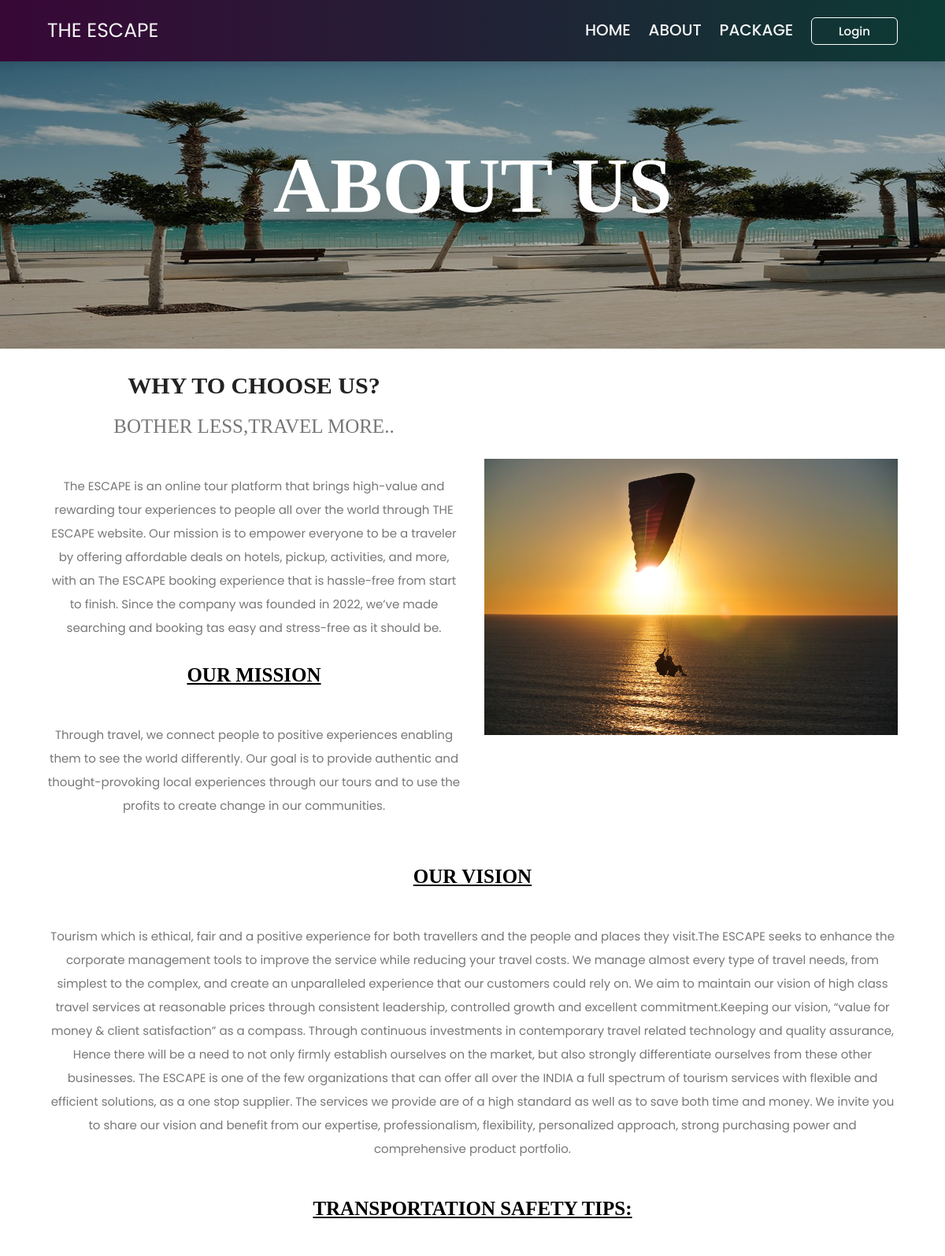
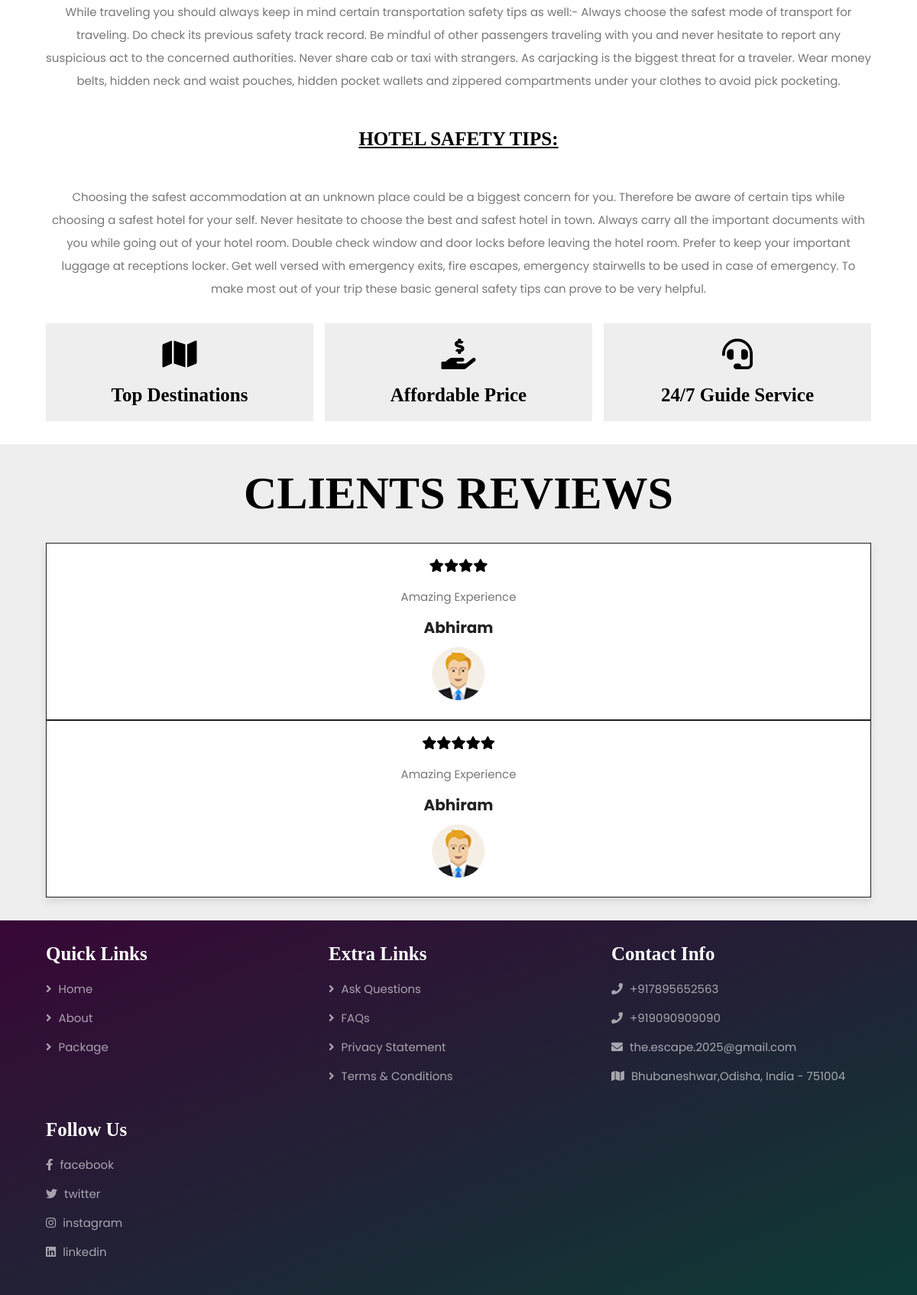
/About.php, run on the app's committed database (2 pictures, top to bottom).
### tables this page shows
CREATE TABLE `feedback_details` (
  `Feedback_id` int(15) NOT NULL,
  `Book_id` int(15) NOT NULL,
  `Feedback` varchar(256) NOT NULL,
  `Ratings` int(10) NOT NULL,
  `Status` int(15) NOT NULL
);

CREATE TABLE `book_details` (
  `Book_Id` int(15) NOT NULL,
  `Traveller_Name` varchar(256) NOT NULL,
  `Mail_id` varchar(256) NOT NULL,
  `Ph_No` bigint(15) NOT NULL,
  `Customer_id` int(15) NOT NULL,
  `Address` varchar(256) NOT NULL,
  `Adhaar_id` bigint(25) NOT NULL,
  `Guest_No` int(15) NOT NULL,
  `Pkg_id` int(15) NOT NULL,
  `Book_Date` date NOT NULL,
  `Checkin_Date` date NOT NULL,
  `Checkout_Date` date NOT NULL,
  `total_price` int(20) NOT NULL,
  `Payment_Status` int(15) NOT NULL DEFAULT 0,
  `Status` int(15) NOT NULL
);

### About.php (the view, shortened to what this page needs)
<?php
   include('Conn.php');
?>
<!DOCTYPE html>
<html lang="en">
<head>
   <link rel="stylesheet" href="https://unpkg.com/swiper@7/swiper-bundle.min.css" />
   <link rel="stylesheet" href="https://cdnjs.cloudflare.com/ajax/libs/font-awesome/5.15.4/css/all.min.css">
   <link rel="stylesheet" href="css/style.css">
</head>
<body>
<?php include('Header.php'); ?>
<div class="heading" style="background:url(images/header-bg-1.jpg) no-repeat">
   <h1 style="font-family: 'Times New Roman', Times, serif;">about us</h1>
</div>
<section class="about">
   <div class="content">
      <h3 style="font-size: 3rem;font-family: 'Times New Roman', Times, serif">WHY TO CHOOSE US?</h3>
      <p style="font-size: 2.5rem;;font-family: 'Times New Roman', Times, serif">BOTHER LESS,TRAVEL MORE..</p><br>
      <p>The ESCAPE is an online tour platform that brings high-value and rewarding tour experiences to people all over the world through THE ESCAPE website.
      Our mission is to empower everyone to be a traveler by offering affordable deals on hotels, pickup, activities, and more, with an The ESCAPE booking experience that is hassle-free from start to finish.
      Since the  company was founded in 2022, we’ve made searching and booking tas easy and stress-free as it should be.</p>
      <p style="font-size: 2.5rem;font-weight:bold;color:black;text-decoration:underline;;font-family: 'Times New Roman', Times, serif">OUR MISSION</p><br>
      <p>Through travel, we connect people to positive experiences enabling them to see the world differently.
      Our goal is to provide authentic and thought-provoking local experiences through our tours and to use the profits to create change in our communities.</p>
   </div>
   <div class="image">
      <img src="images/para1.jpg" alt="">
   </div>
   <div class="content">
      <p style="font-size: 2.5rem;font-weight:bold;color:black;text-decoration:underline;;font-family: 'Times New Roman', Times, serif">OUR VISION</p><br>
      <p>Tourism which is ethical, fair and a positive experience for both travellers and the people and places they visit.The ESCAPE seeks to enhance the corporate management tools to improve the service while reducing your travel costs. We manage almost every type of travel needs, from simplest to the complex, and create an unparalleled experience that our customers could rely on. We aim to maintain our vision of high class travel services at reasonable prices through consistent leadership, controlled growth and excellent commitment.Keeping our vision, “value for money & client satisfaction” as a compass. Through continuous investments in contemporary travel related technology and quality assurance,
      Hence there will be a need to not only firmly establish ourselves on the market, but also strongly differentiate ourselves from these other businesses. The ESCAPE is one of the few organizations that can offer all over the INDIA a full spectrum of tourism services with flexible and efficient solutions, as a one stop supplier. The services we provide are of a high standard as well as to save both time and money. We invite you to share our vision and benefit from our expertise, professionalism, flexibility, personalized approach, strong purchasing power and comprehensive product portfolio.</p><br>
      <p style="font-size: 2.5rem;font-weight:bold;color:black;text-decoration:underline;;font-family: 'Times New Roman', Times, serif">TRANSPORTATION SAFETY TIPS:</p><br>
      <p>While traveling you should always keep in mind certain transportation safety tips as well:-
      Always choose the safest mode of transport for traveling. Do check its previous safety track record.
      Be mindful of other passengers traveling with you and never hesitate to report any suspicious act to the concerned authorities.
      Never share cab or taxi with strangers. As carjacking is the biggest threat for a traveler.
      Wear money belts, hidden neck and waist pouches, hidden pocket wallets and zippered compartments under your clothes to avoid pick pocketing.</p><br>
      <p style="font-size: 2.5rem;font-weight:bold;color:black;text-decoration:underline;;font-family: 'Times New Roman', Times, serif">HOTEL SAFETY TIPS:</p><br>
      <p>Choosing the safest accommodation at an unknown place could be a biggest concern for you. Therefore be aware of certain tips while choosing a safest hotel for your self.
      Never hesitate to choose the best and safest hotel in town.
      Always carry all the important documents with you while going out of your hotel room.
      Double check window and door locks before leaving the hotel room.
      Prefer to keep your important luggage at receptions locker.
      Get well versed with emergency exits, fire escapes, emergency stairwells to be used in case of emergency.
      To make most out of your trip these basic general safety tips can prove to be very helpful.</p>
      <div class="icons-container">
         <div class="icons">
            <i class="fas fa-map"></i>
            <span style="font-size: 2.5rem;font-weight:bold;color:black ;font-family: 'Times New Roman', Times, serif;">Top Destinations</span>
         </div>
         <div class="icons">
            <i class="fas fa-hand-holding-usd"></i>
            <span style="font-size: 2.5rem;font-weight:bold;color:black;font-family: 'Times New Roman', Times, serif;">Affordable Price</span>
         </div>
         <div class="icons">
            <i class="fas fa-headset"></i>
            <span style="font-size: 2.5rem;font-weight:bold;color:black;font-family: 'Times New Roman', Times, serif;">24/7 Guide Service</span>
         </div>
      </div>
   </div>
</section>
<section class="reviews">
   <h1 class="heading-title"style="font-family: 'Times New Roman', Times, serif;"> clients reviews </h1>
   <div class="swiper reviews-slider">
      <div class="swiper-wrapper">
      <?php
         $s="select * from feedback_details";
         $result=mysqli_query($conn,$s);
         while($data=mysqli_fetch_array($result))
         {
            $cname="select * from book_details WHERE `Book_Id`='$data[1]' ";
            $cresult=mysqli_query($conn,$cname);
            $cdata=mysqli_fetch_array($cresult);
            echo  "<div class='swiper-slide slide'>
                  <div class='stars'>";?>
            <?php
               for ($i = 0; $i < $data[3]; $i++)
               {
                  echo "<i class='fas fa-star'></i>";
               }
               ?>
            <?php
               echo"</div>
                  <p>$data[2]</p>
                  <h3>$cdata[1]</h3>
                  <img src='images/user.png' alt=''>
               </div>";
         }
      ?>
      </div>
   </div>
</section>
<?php include('Footer.php'); ?>
<?php include('Log-Reg.php'); ?>
</body>
</html>

### Header.php (shortened to what this page needs)
<html>
    <head></head>
    <body>
        <section class="header">
            <a href="Home.php" class="logo">THE ESCAPE</a>
            <nav class="navbar">
                <a href="Home.php">HOME</a>
                <a href="About.php">ABOUT</a>
                <a href="Package.php">PACKAGE</a>
                <button class="btnLogin-popup" id="b1">Login</button>
            </nav>
        </section>
    </body>
</html>

### Footer.php
<html>
    <head>
    </head>
    <body>
        <section class="footer">
            <div class="box-container">
                <div class="box">
                    <h3 style="font-family: 'Times New Roman', Times, serif;">Quick Links</h3>
                    <a href="Home.php"> <i class="fas fa-angle-right"></i> Home</a>
                    <a href="About.php"> <i class="fas fa-angle-right"></i> About</a>
                    <a href="Package.php"> <i class="fas fa-angle-right"></i> Package</a>
                </div>
                <div class="box">
                    <h3 style="font-family: 'Times New Roman', Times, serif;">Extra Links</h3>
                    <a href="Extralinks/Enquiry.php" target="_blank"> <i class="fas fa-angle-right"></i> Ask Questions</a>
                    <a href="Extralinks/FAQ.php" target="_blank"> <i class="fas fa-angle-right"></i> FAQs</a>
                    <a href="Extralinks/Privacy_Policy.php" target="_blank"> <i class="fas fa-angle-right"></i> Privacy Statement</a>
                    <a href="Extralinks/Terms_Conditions.php" target="_blank"> <i class="fas fa-angle-right"></i> Terms & Conditions</a>
                </div>
                <div class="box">
                    <h3 style="font-family: 'Times New Roman', Times, serif;">Contact Info</h3>
                    <a href="#"> <i class="fas fa-phone"></i> +917895652563 </a>
                    <a href="#"> <i class="fas fa-phone"></i> +919090909090 </a>
                    <a href="#"> <i class="fas fa-envelope"></i> the.escape.2025@gmail.com </a>
                    <a href="#"> <i class="fas fa-map"></i> Bhubaneshwar,Odisha, India - 751004 </a>
                </div>
                <div class="box">
                    <h3 style="font-family: 'Times New Roman', Times, serif;">Follow Us</h3>
                    <a href="#"> <i class="fab fa-facebook-f"></i> facebook </a>
                    <a href="#"> <i class="fab fa-twitter"></i> twitter </a>
                    <a href="#"> <i class="fab fa-instagram"></i> instagram </a>
                    <a href="#"> <i class="fab fa-linkedin"></i> linkedin </a>
                </div>
            </div>
        </section>
    </body>
</html>

### Log-Reg.php (shortened to what this page needs)
<html>
    <head></head>
    <body>
    </body>
</html>

### css/style.css (style rules this page uses)
:root { --main-color: linear-gradient(to right, #380736, #0c3b35); --black: #222; --white: #fff; --light-black: #777; --light-white: #fff9; --dark-bg: rgba(0, 0, 0, .7); --light-bg: #eee; --border: .1rem solid var(--black); --box-shadow: 0 .5rem 1rem rgba(0, 0, 0, .1); --text-shadow: 0 1.5rem 3rem rgba(0, 0, 0, .3); }
* { font-family: 'Poppins', sans-serif; margin: 0; padding: 0; box-sizing: border-box; outline: none; border: none; text-decoration: none; text-transform: none; }
html { font-size: 62.5%; overflow-x: hidden; }
section { padding: 5rem 10%; }
.heading { background-size: cover !important; background-position: center !important; padding-top: 10rem; padding-bottom: 15rem; display: flex; align-items: center; justify-content: center; }
.heading h1 { font-size: 10rem; text-transform: uppercase; color: var(--white); text-shadow: var(--text-shadow); }
.heading-title { text-align: center; margin-bottom: 3rem; font-size: 6rem; text-transform: uppercase; color: black; }
.header { position: sticky; top: 0; left: 0; right: 0; z-index: 1000; background-image: linear-gradient(to right, #380736, #0c3b35); display: flex; padding-top: 2rem; padding-bottom: 2rem; box-shadow: var(--box-shadow); align-items: center; justify-content: space-between; }
.header .logo { font-size: 2.5rem; color: whitesmoke; }
.header .navbar a { position: relative; text-decoration: none; font-weight: 500; font-size: 2rem; margin-left: 2rem; color: whitesmoke; }
.header .navbar a::after { content: ''; position: absolute; left: 0; bottom: -6px; width: 100%; height: 3px; background: white; border-radius: 5px; transform-origin: right; transform: scaleX(0); transition: transform .5s; }
.about { display: flex; align-items: center; flex-wrap: wrap; gap: 3rem; }
.about .image { flex: 1 1 41rem; }
.about .image img { width: 100%; }
.about .content { flex: 1 1 41rem; text-align: center; }
.about .content h3 { font-size: 3rem; color: var(--black); }
.about .content p { font-size: 1.5rem; color: var(--light-black); line-height: 2; padding: 1rem 0; }
.about .content .icons-container { margin-top: 2rem; display: flex; flex-wrap: wrap; gap: 1.5rem; align-items: flex-end; }
.about .content .icons-container .icons { background: var(--light-bg); padding: 2rem; flex: 1 1 16rem; }
.about .content .icons-container .icons i { font-size: 4rem; margin-bottom: 2rem; color: var(--main-color); }
.about .content .icons-container .icons span { font-size: 1.5rem; color: var(--light-black); display: block; }
.reviews { background: var(--light-bg); }
.reviews .slide { padding: 2rem; border: var(--border); background: var(--white); text-align: center; box-shadow: var(--box-shadow); user-select: none; }
.reviews .slide .stars { padding-bottom: .5rem; }
.reviews .slide .stars i { font-size: 1.7rem; color: var(--main-color); }
.reviews .slide p { font-size: 1.5rem; color: var(--light-black); line-height: 2; padding: 1rem 0; }
.reviews .slide h3 { font-size: 2rem; color: var(--black); }
.reviews .slide img { height: 7rem; width: 7rem; border-radius: 50%; margin-top: 1rem; }
.footer { background-image: linear-gradient(to bottom right, #380736, #0c3b35); }
.footer .box-container { display: grid; grid-template-columns: repeat(auto-fit, minmax(25rem, 1fr)); gap: 3rem; }
.footer .box-container .box h3 { color: var(--white); font-size: 2.5rem; padding-bottom: 2rem; }
.footer .box-container .box a { color: var(--light-white); font-size: 1.5rem; padding-bottom: 1.5rem; display: block; }
.footer .box-container .box a i { color: var(--main-color); padding-right: .5rem; transition: .2s linear; }
@media (max-width:1200px) { section { padding: 3rem 5%; } }
.navbar .btnLogin-popup { width: 110px; height: 35px; background: transparent; border: 1px solid #fff; outline: none; border-radius: 6px; cursor: pointer; font-size: 1.5em; color: #fff; font-weight: 500; margin-left: 20px; transition: .5s; }

### data on the page
feedback_details: Ratings 4 (drawn), Feedback "Amazing Experience", Book.Traveller_Name "Abhiram"
feedback_details: Ratings 5 (drawn), Feedback "Amazing Experience", Book.Traveller_Name "Abhiram"
